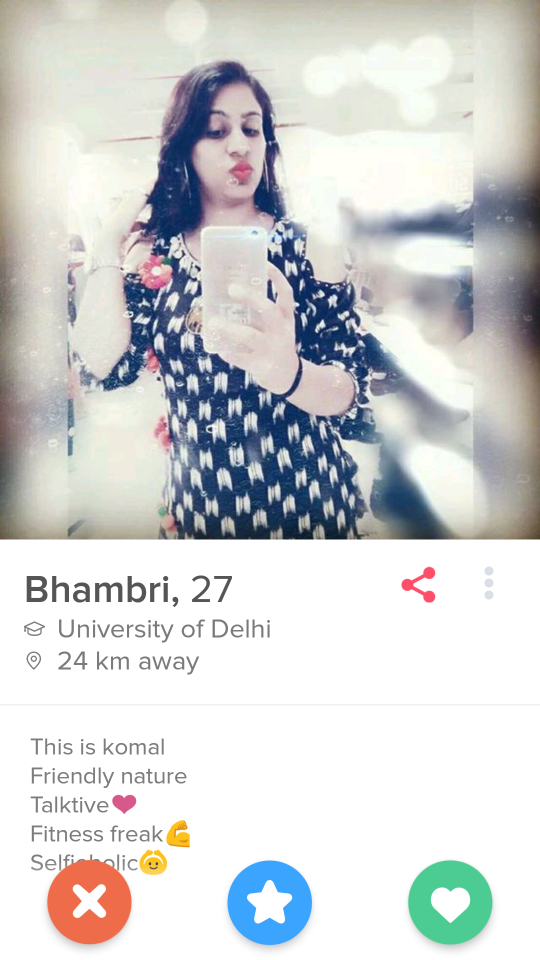
#> input picture work-with-image/main.png, 1080 x 1920 px (shown at 1/2 size)
$ python stitch.py a.png   (Python 2 division)   (older library calls are emulated)
#> lines starting #> are read from the running program, lines starting #| are printed output that depends on the picture; pictures that were not available may be replaced by others from this repository, and a replacement may not be noted
# http://matthiaseisen.com/pp/patterns/p0202/

from PIL import Image
import sys, time
import os
from scipy.misc import imread
from scipy.linalg import norm
from scipy import sum, average
from shutil import copyfile

def main(file1="",file2=""):
    # print time.time()
    if file1 is "" and file2 is "":
        file1, file2 = sys.argv[1:1+2]
    # read images as 2D arrays (convert to grayscale for simplicity)
    img1 = to_grayscale(imread(file1).astype(float))
    img2 = to_grayscale(imread(file2).astype(float))
    # compare
    n_m, n_0 = compare_images(img1, img2)
    # print "Manhattan norm:", n_m, "/ per pixel:", n_m/img1.size
    # print "Zero norm:", n_0, "/ per pixel:", n_0*1.0/img1.size
    # print time.time()
    return (n_m,n_m/img1.size,n_0,n_0*1.0/img1.size)

def compare_images(img1, img2):
    # normalize to compensate for exposure difference
    img1 = normalize(img1)
    img2 = normalize(img2)
    # calculate the difference and its norms
    diff = img1 - img2  # elementwise for scipy arrays
    m_norm = sum(abs(diff))  # Manhattan norm
    z_norm = norm(diff.ravel(), 0)  # Zero norm
    return (m_norm, z_norm)

def to_grayscale(arr):
    "If arr is a color image (3D array), convert it to grayscale (2D array)."
    if len(arr.shape) == 3:
        return average(arr, -1)  # average over the last axis (color channels)
    else:
        return arr

def normalize(arr):
    rng = arr.max()-arr.min()
    amin = arr.min()
    return (arr-amin)*255/rng

# [5 lines of commented-out code are left out]
filePath = "/media/rijumone/BE02-5C63/Download/tmp/data/Delhi"

for directory in os.listdir(filePath):
    # print directory
    if os.path.isfile(filePath + "/" + directory + "/main.png") and os.path.isfile(filePath + "/" + directory + "/main_1.png"):

        copyfile(filePath + "/" + directory + "/main.png", "/home/rijumone/Kitchen/tineye/work-with-image/main.png")
        copyfile(filePath + "/" + directory+"/main_1.png", "/home/rijumone/Kitchen/tineye/work-with-image/main_1.png")

        img = Image.open("main.png")
#> img is the input picture: PIL image 1080x1920 RGBA; mean R, G, B, A 207.8, 209.3, 209.5, 255

        # print "generating cropped image from main image bottom"

        width = img.size[0]
#> width = 1080
        height = img.size[1]
#> height = 1920
        img3 = img.crop(
            (
                0,
                height - 789,
                width,
                height - 200
            )
        )
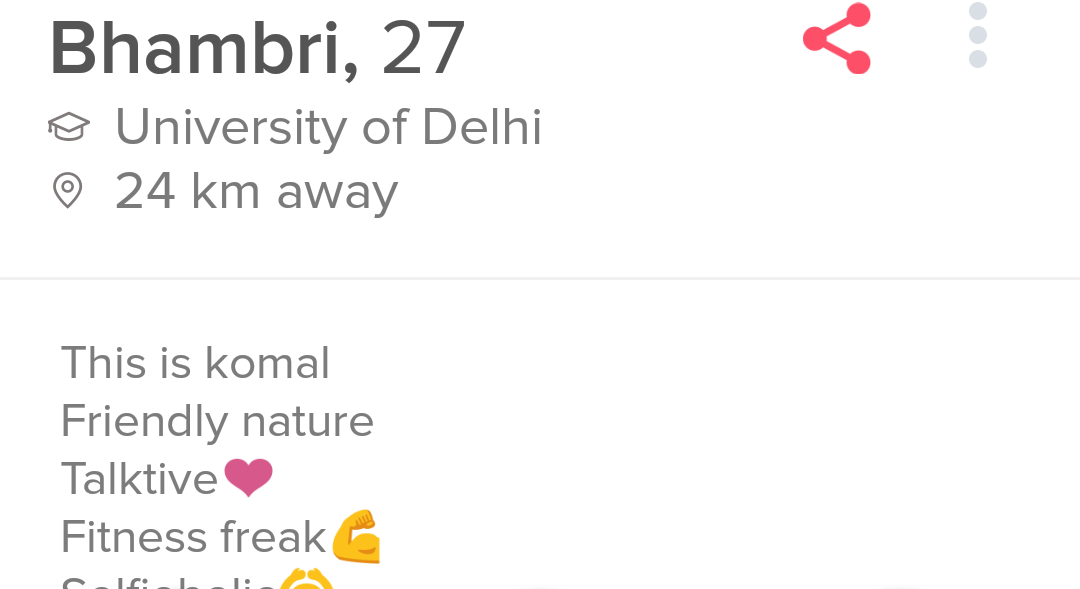
#> img3: PIL image 1080x589 RGBA; mean R, G, B, A 249.3, 248.4, 248, 255
        img3.save("main_cropped.png")

        zero_norm_pp = 1
        current_height = -1
        ctr = 0
        lowestValsNotChangedForNIterations = 0
        lowestVals = {"a":9999999999,"b":9999999999,"c":9999999999,"d":9999999999}
        oldLowestVals = {"a":0,"b":0,"c":0,"d":0}
        while True :
        # while zero_norm_pp > 0.07 :
            # keep generating images and comparing
            # print "now generating cropped image from main image 1 top"

            current_height += 1

            img = Image.open("main_1.png")
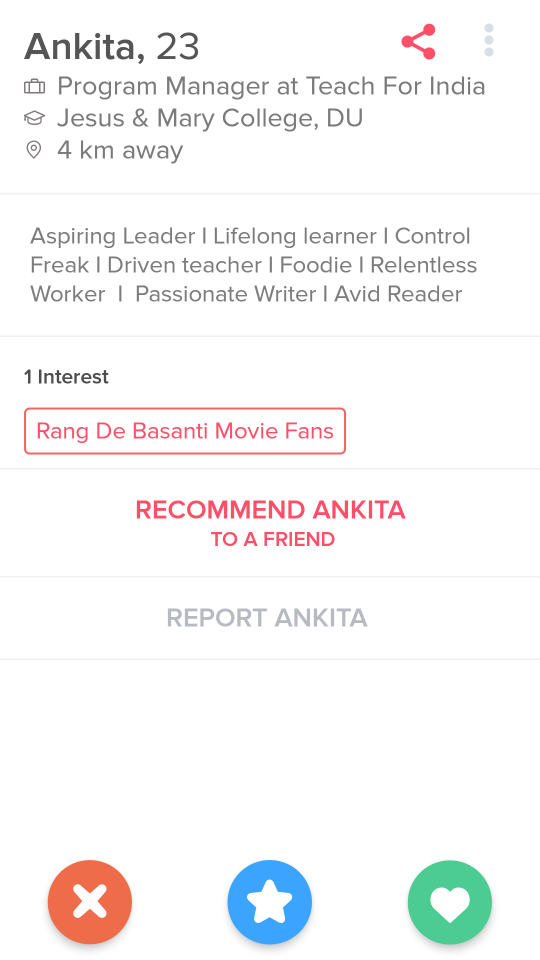
#> input picture work-with-image/main_1.png, 1080 x 1920 px (shown at 1/2 size)
#> img is the input picture: PIL image 1080x1920 RGBA; mean R, G, B, A 247.8, 246.7, 246.9, 255

            width = img.size[0]
            height = img.size[1]
            img3 = img.crop(
                (
                    0,
                    current_height,
                    width,
                    current_height + 589
                )
            )
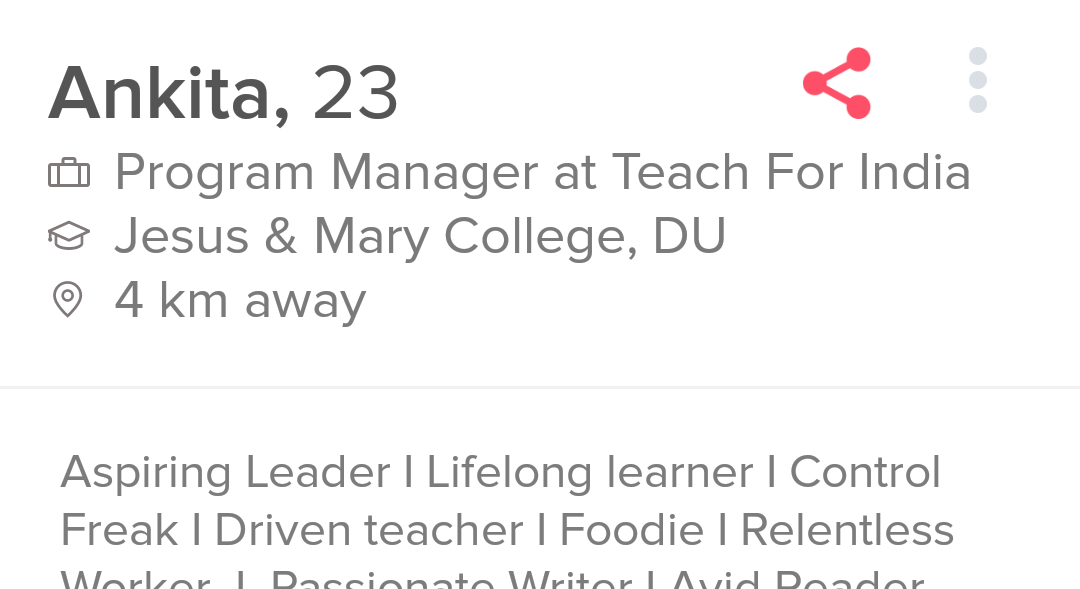
#> img3: PIL image 1080x589 RGBA; mean R, G, B, A 245.8, 245.3, 245.4, 255
            img3.save("main_cropped_1.png")
            try:
                returnVals = main("main_cropped.png","main_cropped_1.png")
#> (the run stopped early here; a loop or call above may not have finished)
